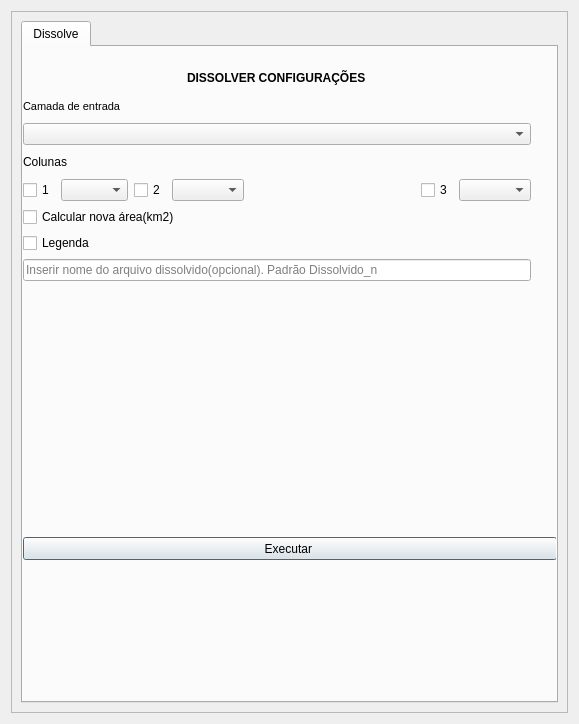
<?xml version="1.0" encoding="UTF-8"?>
<ui version="4.0">
 <class>TesteDialogBase</class>
 <widget class="QDialog" name="TesteDialogBase">
  <property name="geometry">
   <rect>
    <x>0</x>
    <y>0</y>
    <width>579</width>
    <height>724</height>
   </rect>
  </property>
  <property name="minimumSize">
   <size>
    <width>0</width>
    <height>0</height>
   </size>
  </property>
  <property name="maximumSize">
   <size>
    <width>2000</width>
    <height>2000</height>
   </size>
  </property>
  <property name="windowTitle">
   <string>NiesaPlugin</string>
  </property>
  <property name="modal">
   <bool>false</bool>
  </property>
  <layout class="QGridLayout" name="gridLayout_2">
   <item row="0" column="0">
    <layout class="QVBoxLayout" name="verticalLayout_5">
     <item>
      <layout class="QHBoxLayout" name="horizontalLayout_7">
       <item>
        <layout class="QVBoxLayout" name="verticalLayout_4">
         <item>
          <widget class="QFrame" name="frame_2">
           <property name="frameShape">
            <enum>QFrame::StyledPanel</enum>
           </property>
           <property name="frameShadow">
            <enum>QFrame::Raised</enum>
           </property>
           <layout class="QGridLayout" name="gridLayout">
            <item row="1" column="2">
             <layout class="QVBoxLayout" name="verticalLayout_2">
              <item>
               <layout class="QHBoxLayout" name="horizontalLayout_5">
                <item>
                 <widget class="QTabWidget" name="tabWidget">
                  <property name="currentIndex">
                   <number>0</number>
                  </property>
                  <widget class="QWidget" name="tab_5">
                   <attribute name="title">
                    <string>Dissolve</string>
                   </attribute>
                   <widget class="QWidget" name="layoutWidget">
                    <property name="geometry">
                     <rect>
                      <x>0</x>
                      <y>20</y>
                      <width>508</width>
                      <height>214</height>
                     </rect>
                    </property>
                    <layout class="QVBoxLayout" name="verticalLayout_11">
                     <item alignment="Qt::AlignHCenter">
                      <widget class="QLabel" name="label_5">
                       <property name="font">
                        <font>
                         <weight>75</weight>
                         <bold>true</bold>
                        </font>
                       </property>
                       <property name="text">
                        <string>DISSOLVER CONFIGURAÇÕES</string>
                       </property>
                      </widget>
                     </item>
                     <item>
                      <widget class="QLabel" name="label_6">
                       <property name="font">
                        <font>
                         <pointsize>8</pointsize>
                         <weight>50</weight>
                         <bold>false</bold>
                        </font>
                       </property>
                       <property name="text">
                        <string>Camada de entrada</string>
                       </property>
                      </widget>
                     </item>
                     <item>
                      <widget class="QComboBox" name="cbCamadas">
                       <property name="font">
                        <font>
                         <pointsize>8</pointsize>
                         <weight>50</weight>
                         <bold>false</bold>
                        </font>
                       </property>
                       <property name="editable">
                        <bool>false</bool>
                       </property>
                       <property name="currentText">
                        <string/>
                       </property>
                      </widget>
                     </item>
                     <item>
                      <widget class="QLabel" name="label_7">
                       <property name="font">
                        <font>
                         <weight>50</weight>
                         <bold>false</bold>
                        </font>
                       </property>
                       <property name="text">
                        <string>Colunas</string>
                       </property>
                      </widget>
                     </item>
                     <item>
                      <layout class="QVBoxLayout" name="verticalLayout_10">
                       <item>
                        <layout class="QHBoxLayout" name="horizontalLayout_6">
                         <item>
                          <layout class="QHBoxLayout" name="horizontalLayout_3">
                           <item>
                            <widget class="QCheckBox" name="cb1">
                             <property name="text">
                              <string>1</string>
                             </property>
                            </widget>
                           </item>
                           <item>
                            <widget class="QComboBox" name="cbColuna1">
                             <property name="minimumSize">
                              <size>
                               <width>67</width>
                               <height>0</height>
                              </size>
                             </property>
                             <property name="editable">
                              <bool>false</bool>
                             </property>
                             <item>
                              <property name="text">
                               <string/>
                              </property>
                             </item>
                            </widget>
                           </item>
                           <item>
                            <widget class="QCheckBox" name="cb2">
                             <property name="text">
                              <string>2</string>
                             </property>
                            </widget>
                           </item>
                           <item>
                            <widget class="QComboBox" name="cbColuna2"/>
                           </item>
                          </layout>
                         </item>
                         <item>
                          <spacer name="horizontalSpacer_2">
                           <property name="orientation">
                            <enum>Qt::Horizontal</enum>
                           </property>
                           <property name="sizeHint" stdset="0">
                            <size>
                             <width>78</width>
                             <height>20</height>
                            </size>
                           </property>
                          </spacer>
                         </item>
                         <item>
                          <layout class="QHBoxLayout" name="horizontalLayout_4">
                           <item>
                            <widget class="QCheckBox" name="cb3">
                             <property name="text">
                              <string>3</string>
                             </property>
                            </widget>
                           </item>
                           <item>
                            <widget class="QComboBox" name="cbColuna3"/>
                           </item>
                          </layout>
                         </item>
                        </layout>
                       </item>
                       <item>
                        <layout class="QVBoxLayout" name="verticalLayout_9">
                         <item>
                          <widget class="QCheckBox" name="cbSomarArea">
                           <property name="font">
                            <font>
                             <weight>50</weight>
                             <bold>false</bold>
                            </font>
                           </property>
                           <property name="text">
                            <string>Calcular nova área(km2)</string>
                           </property>
                          </widget>
                         </item>
                         <item>
                          <widget class="QCheckBox" name="cbLegenda">
                           <property name="font">
                            <font>
                             <weight>50</weight>
                             <bold>false</bold>
                            </font>
                           </property>
                           <property name="text">
                            <string>Legenda</string>
                           </property>
                          </widget>
                         </item>
                         <item>
                          <widget class="QLineEdit" name="leInserirNome">
                           <property name="enabled">
                            <bool>true</bool>
                           </property>
                           <property name="autoFillBackground">
                            <bool>false</bool>
                           </property>
                           <property name="text">
                            <string/>
                           </property>
                           <property name="placeholderText">
                            <string>Inserir nome do arquivo dissolvido(opcional). Padrão Dissolvido_n</string>
                           </property>
                          </widget>
                         </item>
                        </layout>
                       </item>
                      </layout>
                     </item>
                    </layout>
                   </widget>
                   <widget class="QPushButton" name="pbColunas">
                    <property name="geometry">
                     <rect>
                      <x>0</x>
                      <y>490</y>
                      <width>534</width>
                      <height>23</height>
                     </rect>
                    </property>
                    <property name="text">
                     <string>Executar </string>
                    </property>
                   </widget>
                  </widget>
                 </widget>
                </item>
               </layout>
              </item>
             </layout>
            </item>
           </layout>
          </widget>
         </item>
        </layout>
       </item>
      </layout>
     </item>
    </layout>
   </item>
  </layout>
 </widget>
 <resources/>
 <connections/>
</ui>
